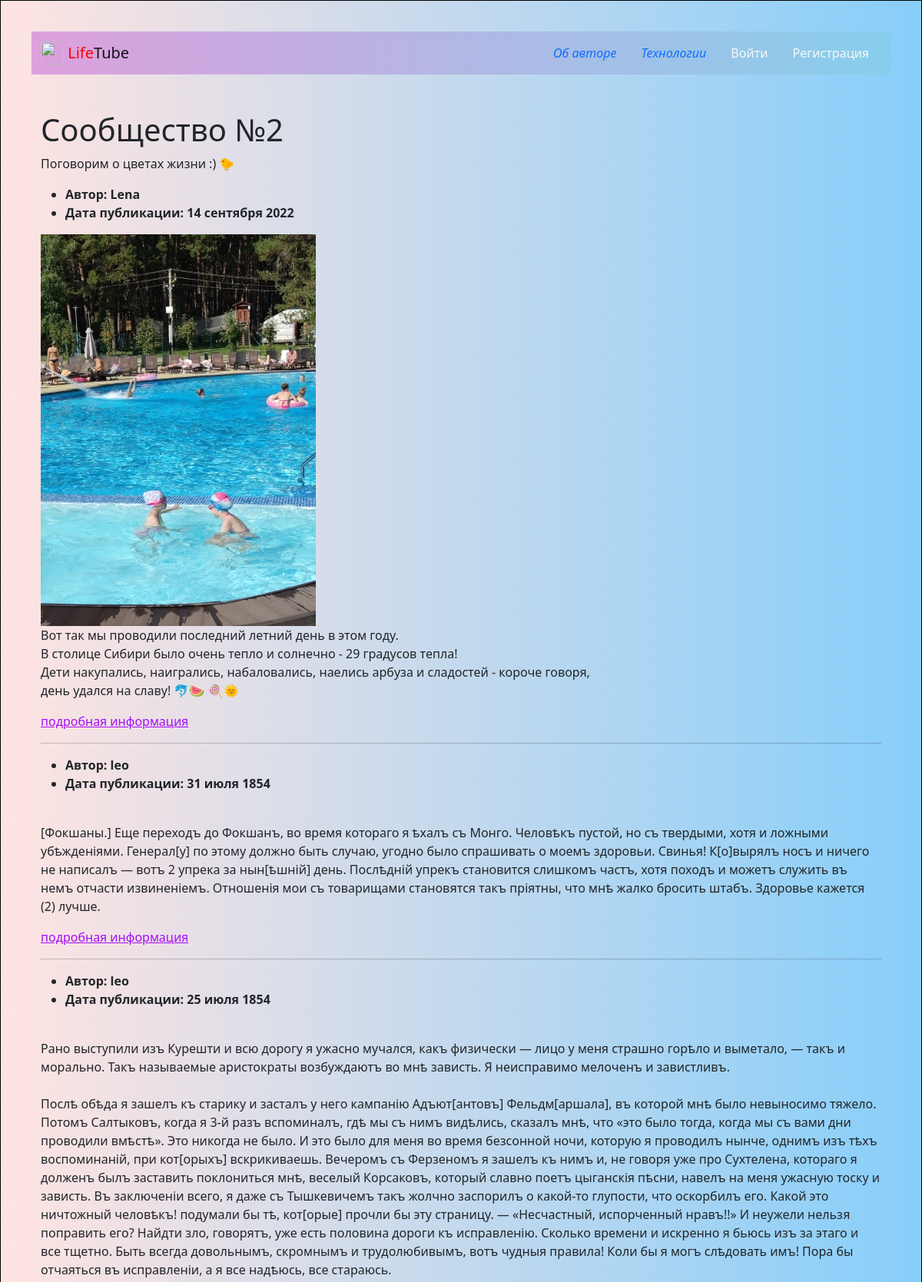
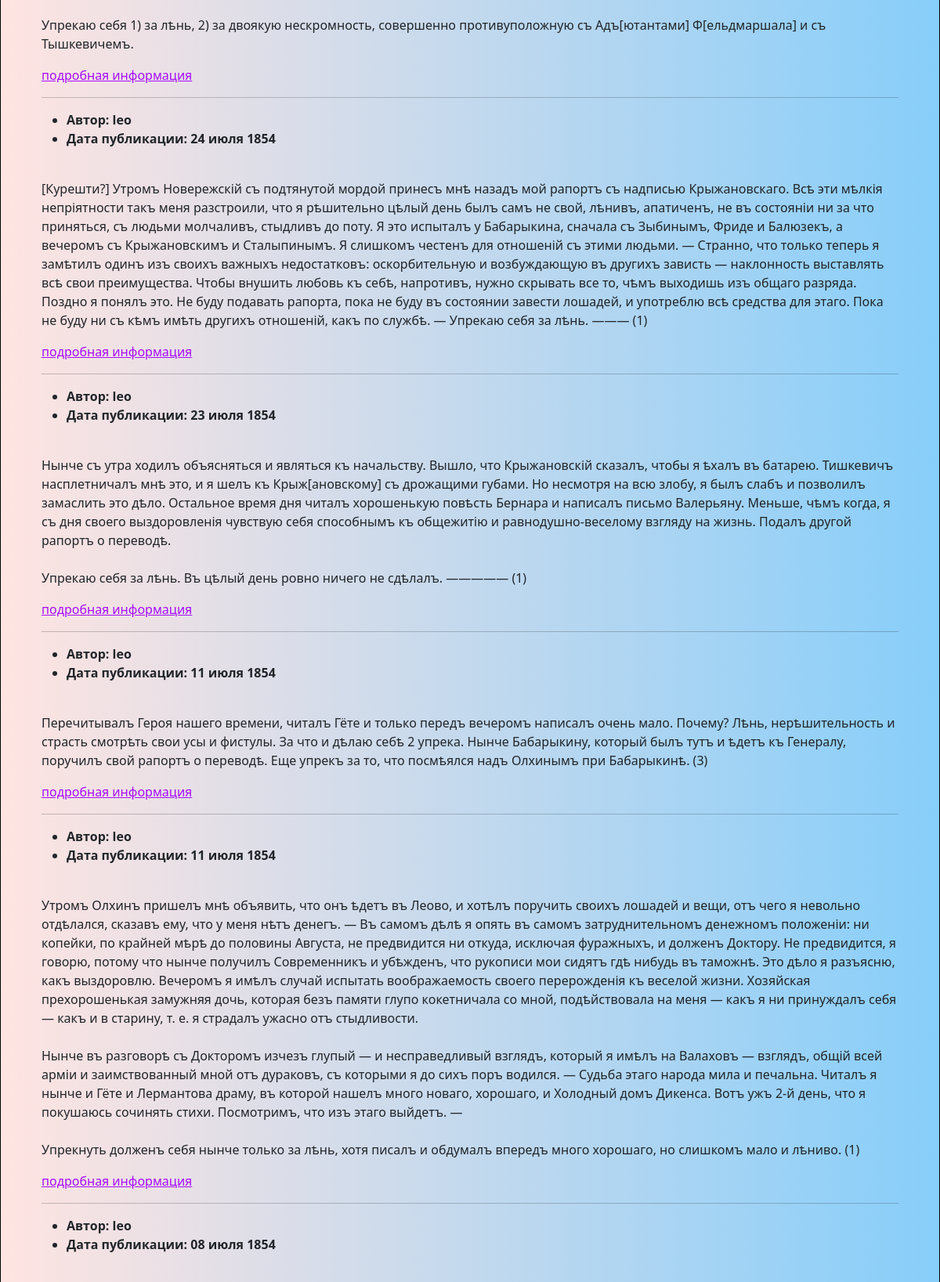
/group/kids/ (upper part), run on the app's committed database (2 pictures, top to bottom).
### posts/models.py (models this page shows, shortened)
class Group(models.Model):
    title = models.CharField(
        max_length=200,
        verbose_name='Заголовок',
    )
    slug = models.SlugField(
        unique=True,
        verbose_name='URL',
    )
    description = models.TextField(verbose_name='Описание')
    class Meta:
        verbose_name = 'Сообщество'
        verbose_name_plural = 'Сообщества'

class Post(models.Model):
    text = models.TextField(
        verbose_name='Содержание',
        help_text='Введите текст поста',
    )
    pub_date = models.DateTimeField(
        auto_now_add=True,
        verbose_name='Дата публикации',
    )
    author = models.ForeignKey(
        User,
        on_delete=models.CASCADE,
        related_name='posts',
        verbose_name='Автор',
        help_text='Выберите автора',
    )
    group = models.ForeignKey(
        Group,
        blank=True,
        null=True,
        on_delete=models.SET_NULL,
        related_name='posts',
        verbose_name='Группа',
        help_text='Выберите группу',
    )
    image = models.ImageField(
        'Картинка',
        upload_to='posts/',
        blank=True
    )
    class Meta:
        ordering = ('-pub_date',)
        verbose_name = 'Публикация'
        verbose_name_plural = 'Публикации'

### posts/views.py (the view)
# urls.py: path('group/<slug:slug>/', views.group_posts, name="group_list"),
def group_posts(request, slug):
    template = 'posts/group_list.html'
    group = get_object_or_404(Group, slug=slug)
    post_list = group.posts.select_related('group', 'author')
    page_obj = pagination(request, post_list)
    context = {
        'group': group,
        'page_obj': page_obj,
    }
    return render(request, template, context)

### core/context_processors/year.py (called while the page is built)
def year(request):
    current_year = dt.datetime.now().year
    return {'year': current_year}

### posts/utils.py (called while the page is built)
def pagination(request, post_list):
    paginator = Paginator(post_list, POSTS_PER_PAGE)
    page_number = request.GET.get('page')
    return paginator.get_page(page_number)

### templates/posts/group_list.html (shortened to what this page needs)
{% extends 'base.html' %}
{% load thumbnail %}
{% block content %}
  <div class="container py-5">
    <h1>{{ group.title }}</h1>
    <p>{{ group.description }}</p>
    {% for post in page_obj %}
      {% include 'posts/includes/article.html' %}
      {% if not forloop.last %}<hr>{% endif %}
    {% endfor %}
  </div>
{% endblock %}

### templates/posts/includes/article.html (shortened to what this page needs)
{% load thumbnail %}
{% load cache %}
<article>
  <ul>
    <li>
      <b>Автор: {{ post.author.username }}</b>
    <li>
      <b>Дата публикации: {{ post.pub_date|date:"d E Y" }}</b>
    </li>
  </ul>
  {% thumbnail post.image "350x400" crop='center' upscale=True as im %}
    <img src="{{ im.url }}" width="{{ im.width }}" height="{{ im.height }}">
  {% endthumbnail %} <br>
  <p>{{ post.text|linebreaksbr }}</p>
  <a href="{% url 'posts:post_detail' post.id %}">подробная информация</a>
  <br>
</article>

### templates/base.html (style rules this page uses)
body { background: linear-gradient(to left, #87CEFA, #FFE4E1); padding: 40px; border: 1px solid #000; }

### data on the page
Group: title "Сообщество №2", description "Поговорим о цветах жизни :) 🐤"
Post: author.username "Lena", pub_date "14 сентября 2022", text "Вот так мы проводили последний летний день в этом году. В столице Сибири было очень тепло и солнечно - 29 градусов тепла! Дети накупались, наигрались, набаловались, наелись арбуза и сладостей - короче говоря, день удался на славу! 🐬🍉 🍭🌞"
Post: author.username "leo", pub_date "31 июля 1854", text "[Фокшаны.] Еще переходъ до Фокшанъ, во время котораго я ѣхалъ съ Монго. Человѣкъ пустой, но съ твердыми, хотя и ложными убѣжденіями. Генерал[у] по этому должно быть случаю, угодно было спрашивать о моемъ здоровьи. Свинья! К[о]вырялъ носъ и ничего не написалъ — вотъ 2 упрека за нын[ѣшній] день. Послѣдній упрекъ становится слишкомъ частъ, хотя походъ и можетъ служить въ немъ отчасти извиненіемъ. Отношенія мои съ товарищами становятся такъ пріятны, что мнѣ жалко бросить штабъ. Здоровье кажется (2) лучше."
Post: author.username "leo", pub_date "25 июля 1854", text "Рано выступили изъ Курешти и всю дорогу я ужасно мучался, какъ физически — лицо у меня страшно горѣло и выметало, — такъ и морально. Такъ называемые аристократы возбуждаютъ во мнѣ зависть. Я неисправимо мелоченъ и завистливъ. Послѣ обѣда я зашелъ къ старику и засталъ у него кампанію Адъют[антовъ] Фельдм[аршала], въ которой мнѣ было невыносимо тяжело. Потомъ Салтыковъ, когда я 3-й разъ вспоминалъ, гдѣ мы съ нимъ видѣлись, сказалъ мнѣ, что «это было тогда, когда мы съ вами дни проводили вмѣстѣ». Это никогда не было. И это было для меня во время безсонной ночи, которую я проводилъ нынче, однимъ изъ тѣхъ воспоминаній, при кот[орыхъ] вскрикиваешь. Вечеромъ съ Ферзеномъ я зашелъ къ нимъ и, не…"
Post: author.username "leo", pub_date "24 июля 1854", text "[Курешти?] Утромъ Новережскій съ подтянутой мордой принесъ мнѣ назадъ мой рапортъ съ надписью Крыжановскаго. Всѣ эти мѣлкія непріятности такъ меня разстроили, что я рѣшительно цѣлый день былъ самъ не свой, лѣнивъ, апатиченъ, не въ состояніи ни за что приняться, съ людьми молчаливъ, стыдливъ до поту. Я это испыталъ у Бабарыкина, сначала съ Зыбинымъ, Фриде и Балюзекъ, а вечеромъ съ Крыжановскимъ и Сталыпинымъ. Я слишкомъ честенъ для отношеній съ этими людьми. — Странно, что только теперь я замѣтилъ одинъ изъ своихъ важныхъ недостатковъ: оскорбительную и возбуждающую въ другихъ зависть — наклонность выставлять всѣ свои преимущества. Чтобы внушить любовь къ себѣ, напротивъ, нужно скрывать все…"
Post: author.username "leo", pub_date "23 июля 1854", text "Нынче съ утра ходилъ объясняться и являться къ начальству. Вышло, что Крыжановскій сказалъ, чтобы я ѣхалъ въ батарею. Тишкевичъ насплетничалъ мнѣ это, и я шелъ къ Крыж[ановскому] съ дрожащими губами. Но несмотря на всю злобу, я былъ слабъ и позволилъ замаслить это дѣло. Остальное время дня читалъ хорошенькую повѣсть Бернара и написалъ письмо Валерьяну. Меньше, чѣмъ когда, я съ дня своего выздоровленія чувствую себя способнымъ къ общежитію и равнодушно-веселому взгляду на жизнь. Подалъ другой рапортъ о переводѣ. Упрекаю себя за лѣнь. Въ цѣлый день ровно ничего не сдѣлалъ. ————— (1)"
Post: author.username "leo", pub_date "11 июля 1854", text "Перечитывалъ Героя нашего времени, читалъ Гёте и только передъ вечеромъ написалъ очень мало. Почему? Лѣнь, нерѣшительность и страсть смотрѣть свои усы и фистулы. За что и дѣлаю себѣ 2 упрека. Нынче Бабарыкину, который былъ тутъ и ѣдетъ къ Генералу, поручилъ свой рапортъ о переводѣ. Еще упрекъ за то, что посмѣялся надъ Олхинымъ при Бабарыкинѣ. (3)"
Post: author.username "leo", pub_date "11 июля 1854", text "Утромъ Олхинъ пришелъ мнѣ объявить, что онъ ѣдетъ въ Леово, и хотѣлъ поручить своихъ лошадей и вещи, отъ чего я невольно отдѣлался, сказавъ ему, что у меня нѣтъ денегъ. — Въ самомъ дѣлѣ я опять въ самомъ затруднительномъ денежномъ положеніи: ни копейки, по крайней мѣрѣ до половины Августа, не предвидится ни откуда, исключая фуражныхъ, и долженъ Доктору. Не предвидится, я говорю, потому что нынче получилъ Современникъ и убѣжденъ, что рукописи мои сидятъ гдѣ нибудь въ таможнѣ. Это дѣло я разъясню, какъ выздоровлю. Вечеромъ я имѣлъ случай испытать воображаемость своего перерожденія къ веселой жизни. Хозяйская прехорошенькая замужняя дочь, которая безъ памяти глупо кокетничала со мной,…"
Post: author.username "leo", pub_date "08 июля 1854"
